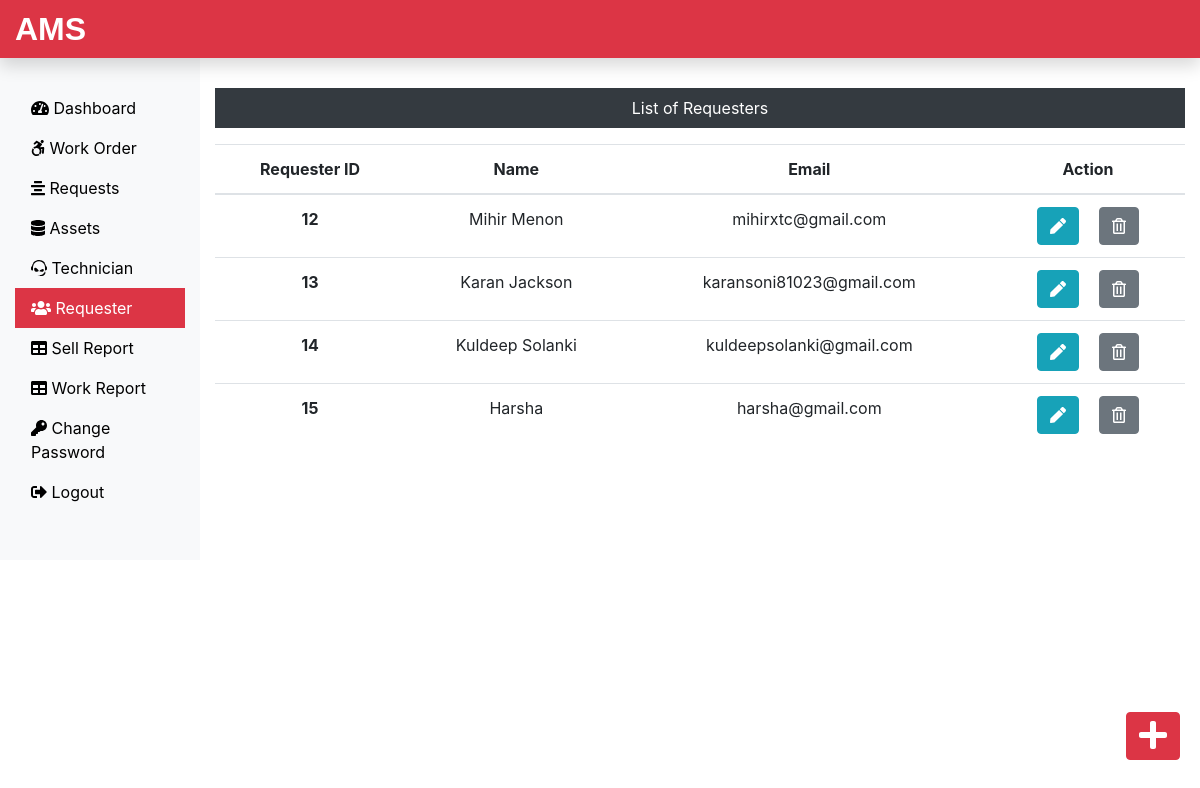
Before: /Admin/requester.php (signed in) with the older database file.
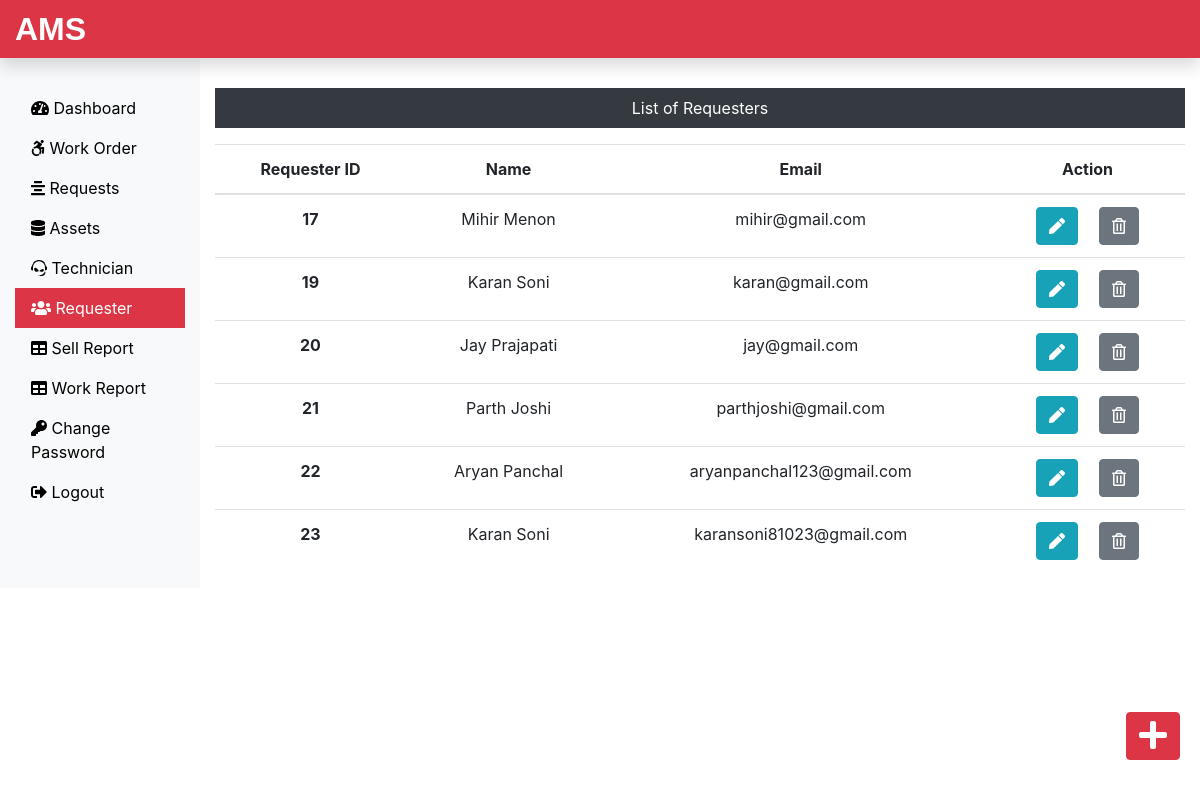
After: the same page with the newer database file.
### tables this page shows
CREATE TABLE `requesterlogin_tb` (
  `r_login_id` int(11) NOT NULL,
  `r_name` varchar(60) NOT NULL,
  `r_email` varchar(60) NOT NULL,
  `r_password` varchar(60) NOT NULL
);

### Admin/requester.php (the view, shortened to what this page needs)
<?php
include('includes/header.php');
include('../dbConnection.php');
?>
<div class="col-sm-9 col-md-10 mt-5 text-center">
  <p class=" bg-dark text-white p-2">List of Requesters</p>
  <?php
    $sql = "SELECT * FROM requesterlogin_tb";
    $result = $conn->query($sql);
    if($result->num_rows > 0){
 echo '<table class="table">
  <thead>
   <tr>
    <th scope="col">Requester ID</th>
    <th scope="col">Name</th>
    <th scope="col">Email</th>
    <th scope="col">Action</th>
   </tr>
  </thead>
  <tbody>';
  while($row = $result->fetch_assoc()){
   echo '<tr>';
    echo '<th scope="row">'.$row["r_login_id"].'</th>';
    echo '<td>'. $row["r_name"].'</td>';
    echo '<td>'.$row["r_email"].'</td>';
    echo '<td><form action="editreq.php" method="POST" class="d-inline"> <input type="hidden" name="id" value='. $row["r_login_id"] .'><button type="submit" class="btn btn-info mr-3" name="view" value="View"><i class="fas fa-pen"></i></button></form>
    <form action="" method="POST" class="d-inline"><input type="hidden" name="id" value='. $row["r_login_id"] .'><button type="submit" class="btn btn-secondary" name="delete" value="Delete"><i class="far fa-trash-alt"></i></button></form></td>
   </tr>';
  }
 echo '</tbody>
 </table>';
} else {
  echo "0 Result";
}
?>
</div>
</div>
<div><a class="btn btn-danger box" href="insertreq.php"><i class="fas fa-plus fa-2x"></i></a>
</div>
</div>
<?php
include('includes/footer.php');
?>

Changed rows visible on the page:
removed requesterlogin_tb: r_login_id "12", r_name "Mihir Menon", r_email "mihirxtc@gmail.com"
removed requesterlogin_tb: r_login_id "13", r_name "Karan Jackson", r_email "karansoni81023@gmail.com"
removed requesterlogin_tb: r_login_id "14", r_name "Kuldeep Solanki", r_email "kuldeepsolanki@gmail.com"
removed requesterlogin_tb: r_login_id "15", r_name "Harsha", r_email "harsha@gmail.com"
added requesterlogin_tb: r_login_id "17", r_name "Mihir Menon", r_email "mihir@gmail.com"
added requesterlogin_tb: r_login_id "19", r_name "Karan Soni", r_email "karan@gmail.com"
added requesterlogin_tb: r_login_id "20", r_name "Jay Prajapati", r_email "jay@gmail.com"
added requesterlogin_tb: r_login_id "21", r_name "Parth Joshi", r_email "parthjoshi@gmail.com"
added requesterlogin_tb: r_login_id "22", r_name "Aryan Panchal", r_email "aryanpanchal123@gmail.com"
added requesterlogin_tb: r_login_id "23", r_name "Karan Soni", r_email "karansoni81023@gmail.com"
